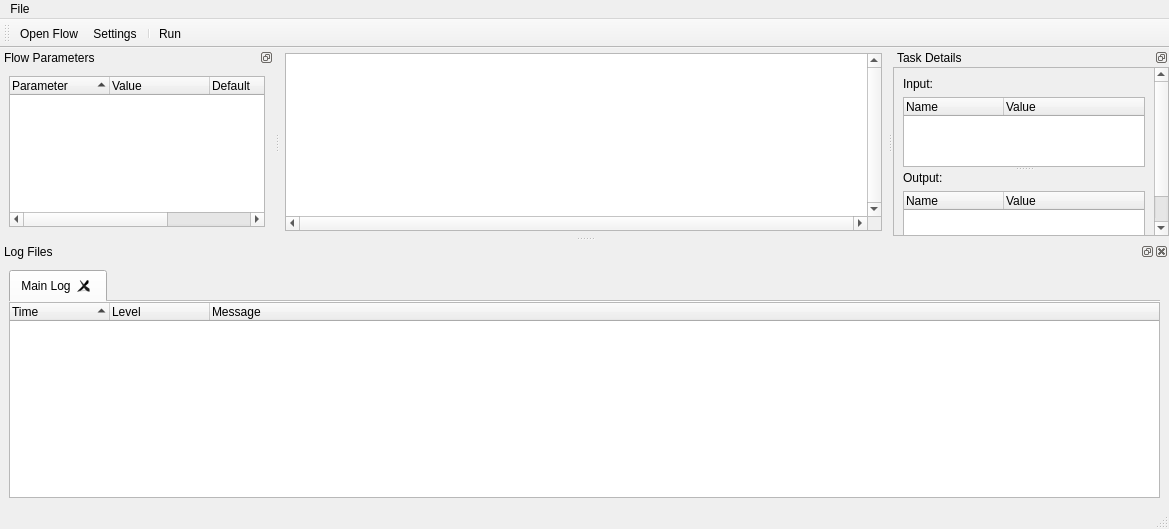
<?xml version="1.0" encoding="UTF-8"?>
<ui version="4.0">
 <class>MainWindow</class>
 <widget class="QMainWindow" name="MainWindow">
  <property name="geometry">
   <rect>
    <x>0</x>
    <y>0</y>
    <width>1169</width>
    <height>529</height>
   </rect>
  </property>
  <property name="windowTitle">
   <string>XYZFlow</string>
  </property>
  <widget class="QWidget" name="centralwidget">
   <layout class="QVBoxLayout" name="verticalLayout">
    <property name="leftMargin">
     <number>5</number>
    </property>
    <property name="topMargin">
     <number>5</number>
    </property>
    <property name="rightMargin">
     <number>5</number>
    </property>
    <property name="bottomMargin">
     <number>5</number>
    </property>
    <item>
     <widget class="QGraphicsView" name="flowchart_graphicsView">
      <property name="verticalScrollBarPolicy">
       <enum>Qt::ScrollBarAlwaysOn</enum>
      </property>
      <property name="horizontalScrollBarPolicy">
       <enum>Qt::ScrollBarAlwaysOn</enum>
      </property>
      <property name="alignment">
       <set>Qt::AlignLeading|Qt::AlignLeft|Qt::AlignTop</set>
      </property>
      <property name="dragMode">
       <enum>QGraphicsView::ScrollHandDrag</enum>
      </property>
      <property name="rubberBandSelectionMode">
       <enum>Qt::ContainsItemBoundingRect</enum>
      </property>
     </widget>
    </item>
   </layout>
  </widget>
  <widget class="QMenuBar" name="menubar">
   <property name="geometry">
    <rect>
     <x>0</x>
     <y>0</y>
     <width>1169</width>
     <height>24</height>
    </rect>
   </property>
   <widget class="QMenu" name="menuFile">
    <property name="title">
     <string>File</string>
    </property>
    <addaction name="actionOpen_Flow"/>
    <addaction name="actionSettings"/>
    <addaction name="separator"/>
    <addaction name="actionExit"/>
   </widget>
   <addaction name="menuFile"/>
  </widget>
  <widget class="QStatusBar" name="statusbar"/>
  <widget class="QDockWidget" name="dockWidget">
   <property name="features">
    <set>QDockWidget::DockWidgetFloatable|QDockWidget::DockWidgetMovable</set>
   </property>
   <property name="windowTitle">
    <string>Flow Parameters</string>
   </property>
   <attribute name="dockWidgetArea">
    <number>1</number>
   </attribute>
   <widget class="QWidget" name="dockWidgetContents">
    <layout class="QVBoxLayout" name="verticalLayout_8">
     <item>
      <widget class="QTreeWidget" name="parameter_treeWidget">
       <property name="alternatingRowColors">
        <bool>true</bool>
       </property>
       <property name="sortingEnabled">
        <bool>true</bool>
       </property>
       <property name="animated">
        <bool>true</bool>
       </property>
       <property name="wordWrap">
        <bool>true</bool>
       </property>
       <attribute name="headerHighlightSections">
        <bool>false</bool>
       </attribute>
       <column>
        <property name="text">
         <string>Parameter</string>
        </property>
       </column>
       <column>
        <property name="text">
         <string>Value</string>
        </property>
       </column>
       <column>
        <property name="text">
         <string>Default</string>
        </property>
       </column>
       <column>
        <property name="text">
         <string>Description</string>
        </property>
       </column>
      </widget>
     </item>
    </layout>
   </widget>
  </widget>
  <widget class="QDockWidget" name="dockWidget_2">
   <property name="features">
    <set>QDockWidget::DockWidgetFloatable|QDockWidget::DockWidgetMovable</set>
   </property>
   <property name="windowTitle">
    <string>Task Details</string>
   </property>
   <attribute name="dockWidgetArea">
    <number>2</number>
   </attribute>
   <widget class="QWidget" name="dockWidgetContents_2">
    <layout class="QVBoxLayout" name="verticalLayout_6">
     <property name="leftMargin">
      <number>0</number>
     </property>
     <property name="topMargin">
      <number>0</number>
     </property>
     <property name="rightMargin">
      <number>0</number>
     </property>
     <property name="bottomMargin">
      <number>0</number>
     </property>
     <item>
      <widget class="QScrollArea" name="scrollArea">
       <property name="widgetResizable">
        <bool>true</bool>
       </property>
       <widget class="QWidget" name="scrollAreaWidgetContents">
        <property name="geometry">
         <rect>
          <x>0</x>
          <y>0</y>
          <width>282</width>
          <height>231</height>
         </rect>
        </property>
        <layout class="QVBoxLayout" name="verticalLayout_7">
         <item>
          <widget class="QSplitter" name="splitter">
           <property name="orientation">
            <enum>Qt::Vertical</enum>
           </property>
           <widget class="QWidget" name="layoutWidget">
            <layout class="QVBoxLayout" name="verticalLayout_4">
             <item>
              <widget class="QLabel" name="label">
               <property name="text">
                <string>Input:</string>
               </property>
              </widget>
             </item>
             <item>
              <widget class="QTreeWidget" name="treeWidget_2">
               <property name="alternatingRowColors">
                <bool>true</bool>
               </property>
               <column>
                <property name="text">
                 <string>Name</string>
                </property>
               </column>
               <column>
                <property name="text">
                 <string>Value</string>
                </property>
               </column>
              </widget>
             </item>
            </layout>
           </widget>
           <widget class="QWidget" name="layoutWidget">
            <layout class="QVBoxLayout" name="verticalLayout_5">
             <item>
              <widget class="QLabel" name="label_2">
               <property name="text">
                <string>Output:</string>
               </property>
              </widget>
             </item>
             <item>
              <widget class="QTreeWidget" name="treeWidget_3">
               <property name="alternatingRowColors">
                <bool>true</bool>
               </property>
               <column>
                <property name="text">
                 <string>Name</string>
                </property>
               </column>
               <column>
                <property name="text">
                 <string>Value</string>
                </property>
               </column>
              </widget>
             </item>
            </layout>
           </widget>
          </widget>
         </item>
        </layout>
       </widget>
      </widget>
     </item>
    </layout>
   </widget>
  </widget>
  <widget class="QDockWidget" name="dockWidget_4">
   <property name="windowTitle">
    <string>Log Files</string>
   </property>
   <attribute name="dockWidgetArea">
    <number>8</number>
   </attribute>
   <widget class="QWidget" name="dockWidgetContents_6">
    <layout class="QVBoxLayout" name="verticalLayout_2">
     <item>
      <widget class="QTabWidget" name="tabWidget_logger">
       <property name="currentIndex">
        <number>0</number>
       </property>
       <property name="documentMode">
        <bool>true</bool>
       </property>
       <property name="tabsClosable">
        <bool>true</bool>
       </property>
       <property name="movable">
        <bool>true</bool>
       </property>
       <widget class="QWidget" name="mainLog">
        <attribute name="title">
         <string>Main Log</string>
        </attribute>
        <layout class="QVBoxLayout" name="verticalLayout_3">
         <property name="leftMargin">
          <number>0</number>
         </property>
         <property name="topMargin">
          <number>0</number>
         </property>
         <property name="rightMargin">
          <number>0</number>
         </property>
         <property name="bottomMargin">
          <number>0</number>
         </property>
         <item>
          <widget class="QTreeWidget" name="treeWidget">
           <property name="alternatingRowColors">
            <bool>true</bool>
           </property>
           <property name="indentation">
            <number>0</number>
           </property>
           <property name="sortingEnabled">
            <bool>true</bool>
           </property>
           <property name="animated">
            <bool>true</bool>
           </property>
           <column>
            <property name="text">
             <string>Time</string>
            </property>
           </column>
           <column>
            <property name="text">
             <string>Level</string>
            </property>
           </column>
           <column>
            <property name="text">
             <string>Message</string>
            </property>
           </column>
          </widget>
         </item>
        </layout>
       </widget>
      </widget>
     </item>
    </layout>
   </widget>
  </widget>
  <widget class="QToolBar" name="toolBar">
   <property name="windowTitle">
    <string>toolBar</string>
   </property>
   <attribute name="toolBarArea">
    <enum>TopToolBarArea</enum>
   </attribute>
   <attribute name="toolBarBreak">
    <bool>false</bool>
   </attribute>
   <addaction name="actionOpen_Flow"/>
   <addaction name="actionSettings"/>
   <addaction name="separator"/>
   <addaction name="actionRun"/>
  </widget>
  <action name="actionOpen_Flow">
   <property name="text">
    <string>Open Flow</string>
   </property>
  </action>
  <action name="actionExit">
   <property name="text">
    <string>Exit</string>
   </property>
  </action>
  <action name="actionSettings">
   <property name="text">
    <string>Settings</string>
   </property>
  </action>
  <action name="actionRun">
   <property name="text">
    <string>Run</string>
   </property>
   <property name="toolTip">
    <string>Run the flow</string>
   </property>
  </action>
 </widget>
 <resources/>
 <connections>
  <connection>
   <sender>actionExit</sender>
   <signal>triggered()</signal>
   <receiver>MainWindow</receiver>
   <slot>close()</slot>
   <hints>
    <hint type="sourcelabel">
     <x>-1</x>
     <y>-1</y>
    </hint>
    <hint type="destinationlabel">
     <x>319</x>
     <y>239</y>
    </hint>
   </hints>
  </connection>
 </connections>
</ui>
